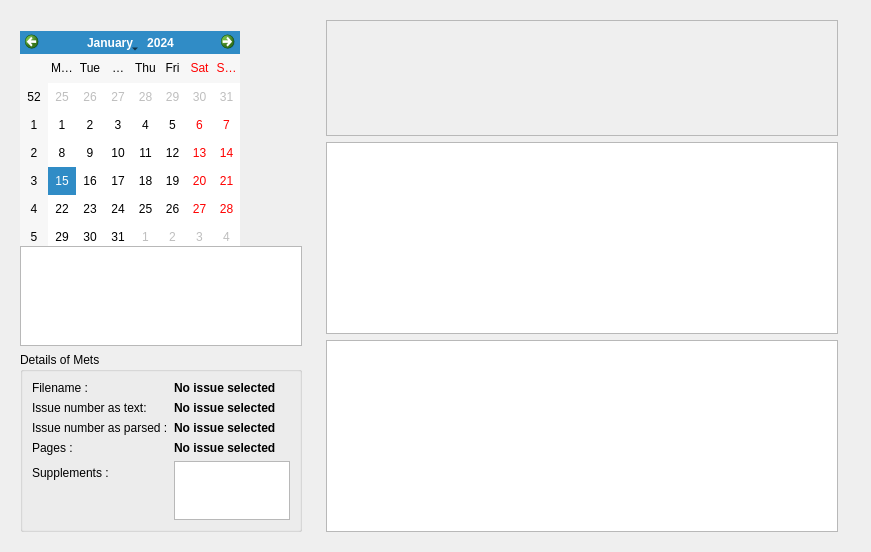
<?xml version="1.0" encoding="UTF-8"?>
<ui version="4.0">
 <class>w_disk</class>
 <widget class="QWidget" name="w_disk">
  <property name="geometry">
   <rect>
    <x>0</x>
    <y>0</y>
    <width>871</width>
    <height>523</height>
   </rect>
  </property>
  <property name="font">
   <font>
    <kerning>true</kerning>
   </font>
  </property>
  <property name="mouseTracking">
   <bool>false</bool>
  </property>
  <property name="focusPolicy">
   <enum>Qt::StrongFocus</enum>
  </property>
  <property name="windowTitle">
   <string>Form</string>
  </property>
  <property name="autoFillBackground">
   <bool>true</bool>
  </property>
  <layout class="QHBoxLayout" name="horizontalLayout">
   <item>
    <widget class="QWidget" name="widget" native="true">
     <property name="sizePolicy">
      <sizepolicy hsizetype="Preferred" vsizetype="Preferred">
       <horstretch>0</horstretch>
       <verstretch>0</verstretch>
      </sizepolicy>
     </property>
     <property name="minimumSize">
      <size>
       <width>0</width>
       <height>0</height>
      </size>
     </property>
     <property name="maximumSize">
      <size>
       <width>300</width>
       <height>16777215</height>
      </size>
     </property>
     <layout class="QVBoxLayout" name="verticalLayout_2">
      <item>
       <widget class="QCalendarWidget" name="calendarWidget">
        <property name="sizePolicy">
         <sizepolicy hsizetype="Fixed" vsizetype="Fixed">
          <horstretch>0</horstretch>
          <verstretch>0</verstretch>
         </sizepolicy>
        </property>
        <property name="minimumSize">
         <size>
          <width>220</width>
          <height>220</height>
         </size>
        </property>
        <property name="maximumSize">
         <size>
          <width>200</width>
          <height>198</height>
         </size>
        </property>
        <property name="font">
         <font>
          <kerning>true</kerning>
         </font>
        </property>
        <property name="mouseTracking">
         <bool>false</bool>
        </property>
        <property name="focusPolicy">
         <enum>Qt::WheelFocus</enum>
        </property>
        <property name="autoFillBackground">
         <bool>false</bool>
        </property>
       </widget>
      </item>
      <item>
       <widget class="QListWidget" name="listMets">
        <property name="sizePolicy">
         <sizepolicy hsizetype="MinimumExpanding" vsizetype="MinimumExpanding">
          <horstretch>0</horstretch>
          <verstretch>0</verstretch>
         </sizepolicy>
        </property>
        <property name="minimumSize">
         <size>
          <width>50</width>
          <height>100</height>
         </size>
        </property>
        <property name="maximumSize">
         <size>
          <width>16000</width>
          <height>16000</height>
         </size>
        </property>
       </widget>
      </item>
      <item>
       <widget class="QGroupBox" name="groupBox_4">
        <property name="minimumSize">
         <size>
          <width>0</width>
          <height>180</height>
         </size>
        </property>
        <property name="maximumSize">
         <size>
          <width>300</width>
          <height>200</height>
         </size>
        </property>
        <property name="title">
         <string>Details of Mets</string>
        </property>
        <layout class="QFormLayout" name="formLayout">
         <item row="0" column="0">
          <widget class="QLabel" name="label_11">
           <property name="text">
            <string>Filename :</string>
           </property>
          </widget>
         </item>
         <item row="2" column="0">
          <widget class="QLabel" name="label_12">
           <property name="text">
            <string>Issue number as text:</string>
           </property>
          </widget>
         </item>
         <item row="4" column="0">
          <widget class="QLabel" name="label_13">
           <property name="text">
            <string>Issue number as parsed :</string>
           </property>
          </widget>
         </item>
         <item row="6" column="0">
          <widget class="QLabel" name="label_14">
           <property name="text">
            <string>Pages :</string>
           </property>
          </widget>
         </item>
         <item row="8" column="0">
          <widget class="QLabel" name="label_15">
           <property name="text">
            <string>Supplements :</string>
           </property>
          </widget>
         </item>
         <item row="6" column="1">
          <widget class="QLabel" name="lbPages">
           <property name="font">
            <font>
             <weight>75</weight>
             <bold>true</bold>
            </font>
           </property>
           <property name="text">
            <string>No issue selected</string>
           </property>
          </widget>
         </item>
         <item row="4" column="1">
          <widget class="QLabel" name="lbIssueParsed">
           <property name="font">
            <font>
             <weight>75</weight>
             <bold>true</bold>
            </font>
           </property>
           <property name="text">
            <string>No issue selected</string>
           </property>
          </widget>
         </item>
         <item row="2" column="1">
          <widget class="QLabel" name="lbIssueNumber">
           <property name="font">
            <font>
             <weight>75</weight>
             <bold>true</bold>
            </font>
           </property>
           <property name="text">
            <string>No issue selected</string>
           </property>
          </widget>
         </item>
         <item row="0" column="1">
          <widget class="QLabel" name="lbFileName">
           <property name="font">
            <font>
             <weight>75</weight>
             <bold>true</bold>
            </font>
           </property>
           <property name="text">
            <string>No issue selected</string>
           </property>
          </widget>
         </item>
         <item row="8" column="1">
          <widget class="QListWidget" name="listSupplement"/>
         </item>
        </layout>
       </widget>
      </item>
     </layout>
    </widget>
   </item>
   <item>
    <widget class="QWidget" name="widget_2" native="true">
     <property name="sizePolicy">
      <sizepolicy hsizetype="Expanding" vsizetype="Expanding">
       <horstretch>0</horstretch>
       <verstretch>0</verstretch>
      </sizepolicy>
     </property>
     <property name="minimumSize">
      <size>
       <width>0</width>
       <height>0</height>
      </size>
     </property>
     <layout class="QVBoxLayout" name="verticalLayout_3">
      <item>
       <widget class="QScrollArea" name="scrollAreaHeader">
        <property name="baseSize">
         <size>
          <width>1000</width>
          <height>200</height>
         </size>
        </property>
        <property name="widgetResizable">
         <bool>true</bool>
        </property>
        <widget class="QWidget" name="scrollAreaWidgetContents">
         <property name="geometry">
          <rect>
           <x>0</x>
           <y>0</y>
           <width>516</width>
           <height>89</height>
          </rect>
         </property>
        </widget>
       </widget>
      </item>
      <item>
       <widget class="QTableWidget" name="tableYear">
        <property name="minimumSize">
         <size>
          <width>0</width>
          <height>0</height>
         </size>
        </property>
       </widget>
      </item>
      <item>
       <widget class="QTreeView" name="treeViewMets"/>
      </item>
     </layout>
    </widget>
   </item>
   <item>
    <widget class="QLabel" name="lblHeader">
     <property name="text">
      <string/>
     </property>
    </widget>
   </item>
  </layout>
 </widget>
 <resources/>
 <connections/>
</ui>
